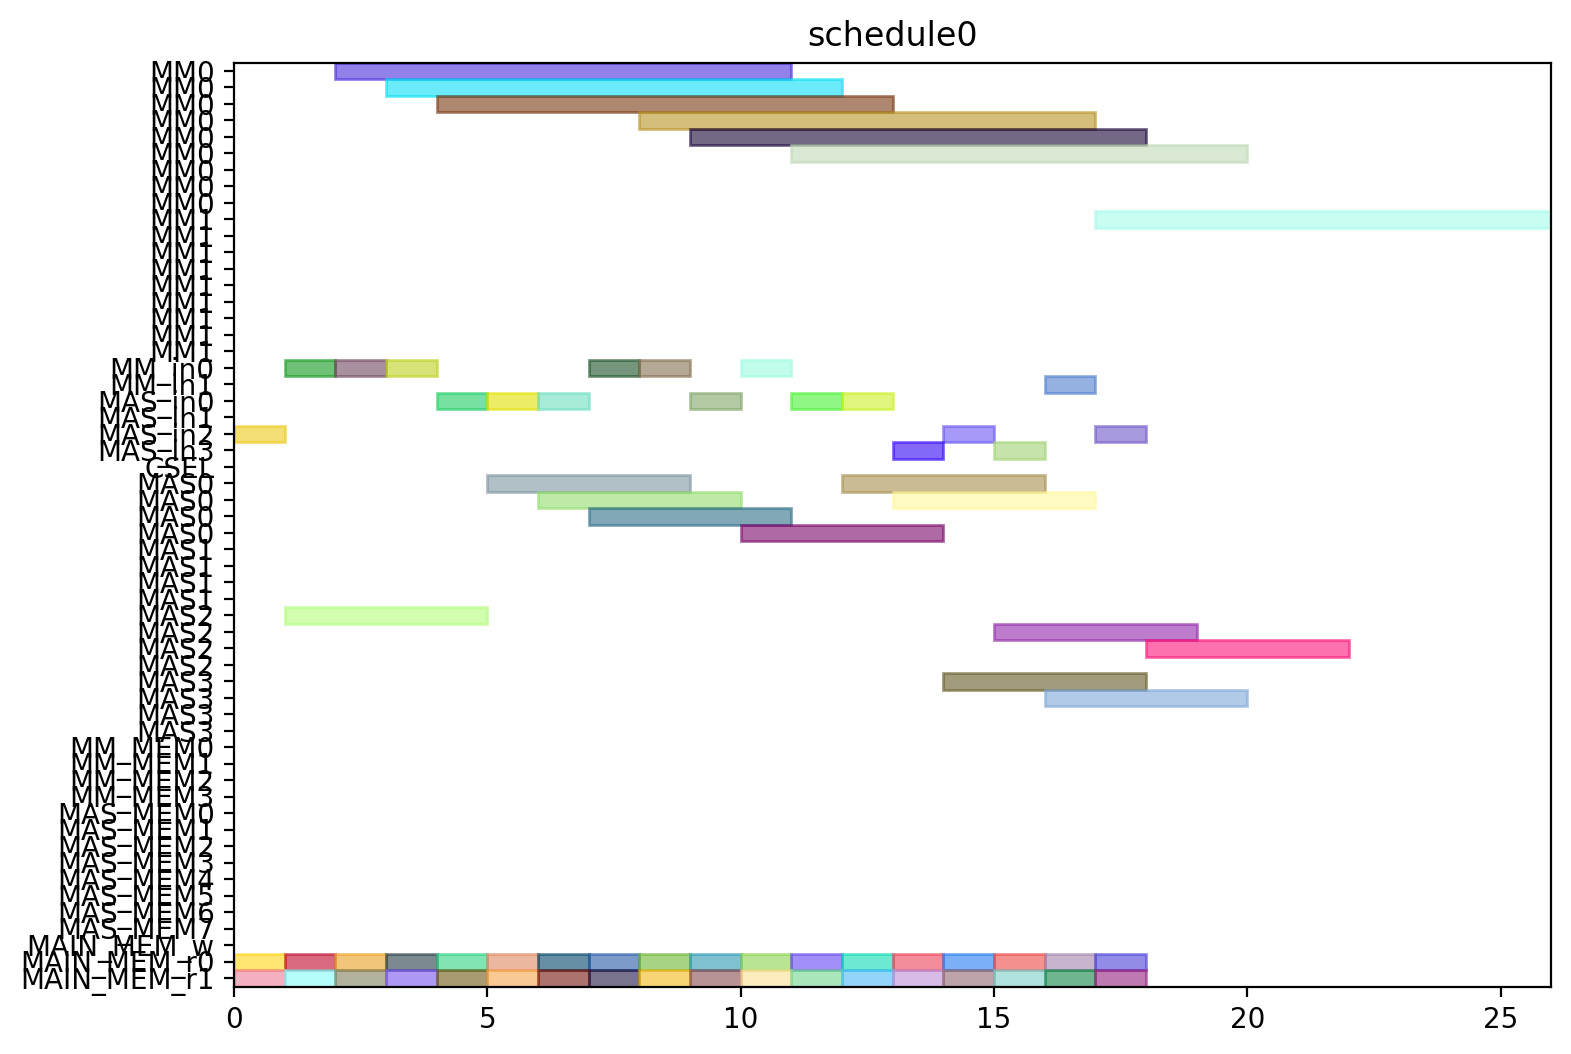

This chart was generated by the following Python code:
from pyschedule import Scenario, solvers, plotters, alt


def solve():
	horizon = 120
	S = Scenario("schedule0", horizon=horizon)

	# resource
	MM = S.Resources('MM', num=2, size=9)
	MM_in = S.Resources('MM_in', num=2)
	MAS_in = S.Resources('MAS_in', num=4)
	CSEL = S.Resource('CSEL')
	MAS = S.Resources('MAS', num=4, size=4, periods=range(1, horizon))
	MM_MEM = S.Resources('MM_MEM', num=4)
	MAS_MEM = S.Resources('MAS_MEM', num=8)
	MAIN_MEM_w = S.Resource('MAIN_MEM_w', size=1)
	MAIN_MEM_r = S.Resources('MAIN_MEM_r', num=2)

	# result of previous scheduling

	# new tasks
	t0_t0 = S.Task('t0_t0', length=4, delay_cost=1)
	t0_t0 += alt(MAS)
	t0_t0_in = S.Task('t0_t0_in', length=1, delay_cost=1)
	t0_t0_in += alt(MAS_in)
	S += t0_t0_in*MAS_in[0]<=t0_t0*MAS[0]

	S += t0_t0_in*MAS_in[1]<=t0_t0*MAS[1]

	S += t0_t0_in*MAS_in[2]<=t0_t0*MAS[2]

	S += t0_t0_in*MAS_in[3]<=t0_t0*MAS[3]

	t0_t0_mem0 = S.Task('t0_t0_mem0', length=1, delay_cost=1)
	t0_t0_mem0 += MAIN_MEM_r[0]
	S += t0_t0_mem0 <= t0_t0

	t0_t0_mem1 = S.Task('t0_t0_mem1', length=1, delay_cost=1)
	t0_t0_mem1 += MAIN_MEM_r[1]
	S += t0_t0_mem1 <= t0_t0

	t0_t1 = S.Task('t0_t1', length=4, delay_cost=1)
	t0_t1 += alt(MAS)
	t0_t1_in = S.Task('t0_t1_in', length=1, delay_cost=1)
	t0_t1_in += alt(MAS_in)
	S += t0_t1_in*MAS_in[0]<=t0_t1*MAS[0]

	S += t0_t1_in*MAS_in[1]<=t0_t1*MAS[1]

	S += t0_t1_in*MAS_in[2]<=t0_t1*MAS[2]

	S += t0_t1_in*MAS_in[3]<=t0_t1*MAS[3]

	t0_t1_mem0 = S.Task('t0_t1_mem0', length=1, delay_cost=1)
	t0_t1_mem0 += MAIN_MEM_r[0]
	S += t0_t1_mem0 <= t0_t1

	t0_t1_mem1 = S.Task('t0_t1_mem1', length=1, delay_cost=1)
	t0_t1_mem1 += MAIN_MEM_r[1]
	S += t0_t1_mem1 <= t0_t1

	t0_t3 = S.Task('t0_t3', length=9, delay_cost=1)
	t0_t3 += alt(MM)
	t0_t3_in = S.Task('t0_t3_in', length=1, delay_cost=1)
	t0_t3_in += alt(MM_in)
	S += t0_t3_in*MM_in[0]<=t0_t3*MM[0]
	S += t0_t3_in*MM_in[1]<=t0_t3*MM[1]
	t0_t3_mem0 = S.Task('t0_t3_mem0', length=1, delay_cost=1)
	t0_t3_mem0 += MAIN_MEM_r[0]
	S += t0_t3_mem0 <= t0_t3

	t0_t3_mem1 = S.Task('t0_t3_mem1', length=1, delay_cost=1)
	t0_t3_mem1 += MAIN_MEM_r[1]
	S += t0_t3_mem1 <= t0_t3

	t1_t0 = S.Task('t1_t0', length=4, delay_cost=1)
	t1_t0 += alt(MAS)
	t1_t0_in = S.Task('t1_t0_in', length=1, delay_cost=1)
	t1_t0_in += alt(MAS_in)
	S += t1_t0_in*MAS_in[0]<=t1_t0*MAS[0]

	S += t1_t0_in*MAS_in[1]<=t1_t0*MAS[1]

	S += t1_t0_in*MAS_in[2]<=t1_t0*MAS[2]

	S += t1_t0_in*MAS_in[3]<=t1_t0*MAS[3]

	t1_t0_mem0 = S.Task('t1_t0_mem0', length=1, delay_cost=1)
	t1_t0_mem0 += MAIN_MEM_r[0]
	S += t1_t0_mem0 <= t1_t0

	t1_t0_mem1 = S.Task('t1_t0_mem1', length=1, delay_cost=1)
	t1_t0_mem1 += MAIN_MEM_r[1]
	S += t1_t0_mem1 <= t1_t0

	t1_t1 = S.Task('t1_t1', length=4, delay_cost=1)
	t1_t1 += alt(MAS)
	t1_t1_in = S.Task('t1_t1_in', length=1, delay_cost=1)
	t1_t1_in += alt(MAS_in)
	S += t1_t1_in*MAS_in[0]<=t1_t1*MAS[0]

	S += t1_t1_in*MAS_in[1]<=t1_t1*MAS[1]

	S += t1_t1_in*MAS_in[2]<=t1_t1*MAS[2]

	S += t1_t1_in*MAS_in[3]<=t1_t1*MAS[3]

	t1_t1_mem0 = S.Task('t1_t1_mem0', length=1, delay_cost=1)
	t1_t1_mem0 += MAIN_MEM_r[0]
	S += t1_t1_mem0 <= t1_t1

	t1_t1_mem1 = S.Task('t1_t1_mem1', length=1, delay_cost=1)
	t1_t1_mem1 += MAIN_MEM_r[1]
	S += t1_t1_mem1 <= t1_t1

	t1_t3 = S.Task('t1_t3', length=9, delay_cost=1)
	t1_t3 += alt(MM)
	t1_t3_in = S.Task('t1_t3_in', length=1, delay_cost=1)
	t1_t3_in += alt(MM_in)
	S += t1_t3_in*MM_in[0]<=t1_t3*MM[0]
	S += t1_t3_in*MM_in[1]<=t1_t3*MM[1]
	t1_t3_mem0 = S.Task('t1_t3_mem0', length=1, delay_cost=1)
	t1_t3_mem0 += MAIN_MEM_r[0]
	S += t1_t3_mem0 <= t1_t3

	t1_t3_mem1 = S.Task('t1_t3_mem1', length=1, delay_cost=1)
	t1_t3_mem1 += MAIN_MEM_r[1]
	S += t1_t3_mem1 <= t1_t3

	t2_t2 = S.Task('t2_t2', length=4, delay_cost=1)
	t2_t2 += alt(MAS)
	t2_t2_in = S.Task('t2_t2_in', length=1, delay_cost=1)
	t2_t2_in += alt(MAS_in)
	S += t2_t2_in*MAS_in[0]<=t2_t2*MAS[0]

	S += t2_t2_in*MAS_in[1]<=t2_t2*MAS[1]

	S += t2_t2_in*MAS_in[2]<=t2_t2*MAS[2]

	S += t2_t2_in*MAS_in[3]<=t2_t2*MAS[3]

	t2_t2_mem0 = S.Task('t2_t2_mem0', length=1, delay_cost=1)
	t2_t2_mem0 += MAIN_MEM_r[0]
	S += t2_t2_mem0 <= t2_t2

	t2_t2_mem1 = S.Task('t2_t2_mem1', length=1, delay_cost=1)
	t2_t2_mem1 += MAIN_MEM_r[1]
	S += t2_t2_mem1 <= t2_t2

	t5_t0 = S.Task('t5_t0', length=9, delay_cost=1)
	t5_t0 += alt(MM)
	t5_t0_in = S.Task('t5_t0_in', length=1, delay_cost=1)
	t5_t0_in += alt(MM_in)
	S += t5_t0_in*MM_in[0]<=t5_t0*MM[0]
	S += t5_t0_in*MM_in[1]<=t5_t0*MM[1]
	t5_t0_mem0 = S.Task('t5_t0_mem0', length=1, delay_cost=1)
	t5_t0_mem0 += MAIN_MEM_r[0]
	S += t5_t0_mem0 <= t5_t0

	t5_t0_mem1 = S.Task('t5_t0_mem1', length=1, delay_cost=1)
	t5_t0_mem1 += MAIN_MEM_r[1]
	S += t5_t0_mem1 <= t5_t0

	t5_t1 = S.Task('t5_t1', length=9, delay_cost=1)
	t5_t1 += alt(MM)
	t5_t1_in = S.Task('t5_t1_in', length=1, delay_cost=1)
	t5_t1_in += alt(MM_in)
	S += t5_t1_in*MM_in[0]<=t5_t1*MM[0]
	S += t5_t1_in*MM_in[1]<=t5_t1*MM[1]
	t5_t1_mem0 = S.Task('t5_t1_mem0', length=1, delay_cost=1)
	t5_t1_mem0 += MAIN_MEM_r[0]
	S += t5_t1_mem0 <= t5_t1

	t5_t1_mem1 = S.Task('t5_t1_mem1', length=1, delay_cost=1)
	t5_t1_mem1 += MAIN_MEM_r[1]
	S += t5_t1_mem1 <= t5_t1

	t5_t2 = S.Task('t5_t2', length=4, delay_cost=1)
	t5_t2 += alt(MAS)
	t5_t2_in = S.Task('t5_t2_in', length=1, delay_cost=1)
	t5_t2_in += alt(MAS_in)
	S += t5_t2_in*MAS_in[0]<=t5_t2*MAS[0]

	S += t5_t2_in*MAS_in[1]<=t5_t2*MAS[1]

	S += t5_t2_in*MAS_in[2]<=t5_t2*MAS[2]

	S += t5_t2_in*MAS_in[3]<=t5_t2*MAS[3]

	t5_t2_mem0 = S.Task('t5_t2_mem0', length=1, delay_cost=1)
	t5_t2_mem0 += MAIN_MEM_r[0]
	S += t5_t2_mem0 <= t5_t2

	t5_t2_mem1 = S.Task('t5_t2_mem1', length=1, delay_cost=1)
	t5_t2_mem1 += MAIN_MEM_r[1]
	S += t5_t2_mem1 <= t5_t2

	t5_t3 = S.Task('t5_t3', length=4, delay_cost=1)
	t5_t3 += alt(MAS)
	t5_t3_in = S.Task('t5_t3_in', length=1, delay_cost=1)
	t5_t3_in += alt(MAS_in)
	S += t5_t3_in*MAS_in[0]<=t5_t3*MAS[0]

	S += t5_t3_in*MAS_in[1]<=t5_t3*MAS[1]

	S += t5_t3_in*MAS_in[2]<=t5_t3*MAS[2]

	S += t5_t3_in*MAS_in[3]<=t5_t3*MAS[3]

	t5_t3_mem0 = S.Task('t5_t3_mem0', length=1, delay_cost=1)
	t5_t3_mem0 += MAIN_MEM_r[0]
	S += t5_t3_mem0 <= t5_t3

	t5_t3_mem1 = S.Task('t5_t3_mem1', length=1, delay_cost=1)
	t5_t3_mem1 += MAIN_MEM_r[1]
	S += t5_t3_mem1 <= t5_t3

	t7_t0 = S.Task('t7_t0', length=4, delay_cost=1)
	t7_t0 += alt(MAS)
	t7_t0_in = S.Task('t7_t0_in', length=1, delay_cost=1)
	t7_t0_in += alt(MAS_in)
	S += t7_t0_in*MAS_in[0]<=t7_t0*MAS[0]

	S += t7_t0_in*MAS_in[1]<=t7_t0*MAS[1]

	S += t7_t0_in*MAS_in[2]<=t7_t0*MAS[2]

	S += t7_t0_in*MAS_in[3]<=t7_t0*MAS[3]

	t7_t0_mem0 = S.Task('t7_t0_mem0', length=1, delay_cost=1)
	t7_t0_mem0 += MAIN_MEM_r[0]
	S += t7_t0_mem0 <= t7_t0

	t7_t0_mem1 = S.Task('t7_t0_mem1', length=1, delay_cost=1)
	t7_t0_mem1 += MAIN_MEM_r[1]
	S += t7_t0_mem1 <= t7_t0

	t7_t1 = S.Task('t7_t1', length=4, delay_cost=1)
	t7_t1 += alt(MAS)
	t7_t1_in = S.Task('t7_t1_in', length=1, delay_cost=1)
	t7_t1_in += alt(MAS_in)
	S += t7_t1_in*MAS_in[0]<=t7_t1*MAS[0]

	S += t7_t1_in*MAS_in[1]<=t7_t1*MAS[1]

	S += t7_t1_in*MAS_in[2]<=t7_t1*MAS[2]

	S += t7_t1_in*MAS_in[3]<=t7_t1*MAS[3]

	t7_t1_mem0 = S.Task('t7_t1_mem0', length=1, delay_cost=1)
	t7_t1_mem0 += MAIN_MEM_r[0]
	S += t7_t1_mem0 <= t7_t1

	t7_t1_mem1 = S.Task('t7_t1_mem1', length=1, delay_cost=1)
	t7_t1_mem1 += MAIN_MEM_r[1]
	S += t7_t1_mem1 <= t7_t1

	t7_t3 = S.Task('t7_t3', length=9, delay_cost=1)
	t7_t3 += alt(MM)
	t7_t3_in = S.Task('t7_t3_in', length=1, delay_cost=1)
	t7_t3_in += alt(MM_in)
	S += t7_t3_in*MM_in[0]<=t7_t3*MM[0]
	S += t7_t3_in*MM_in[1]<=t7_t3*MM[1]
	t7_t3_mem0 = S.Task('t7_t3_mem0', length=1, delay_cost=1)
	t7_t3_mem0 += MAIN_MEM_r[0]
	S += t7_t3_mem0 <= t7_t3

	t7_t3_mem1 = S.Task('t7_t3_mem1', length=1, delay_cost=1)
	t7_t3_mem1 += MAIN_MEM_r[1]
	S += t7_t3_mem1 <= t7_t3

	t10_t0 = S.Task('t10_t0', length=9, delay_cost=1)
	t10_t0 += alt(MM)
	t10_t0_in = S.Task('t10_t0_in', length=1, delay_cost=1)
	t10_t0_in += alt(MM_in)
	S += t10_t0_in*MM_in[0]<=t10_t0*MM[0]
	S += t10_t0_in*MM_in[1]<=t10_t0*MM[1]
	t10_t0_mem0 = S.Task('t10_t0_mem0', length=1, delay_cost=1)
	t10_t0_mem0 += MAIN_MEM_r[0]
	S += t10_t0_mem0 <= t10_t0

	t10_t0_mem1 = S.Task('t10_t0_mem1', length=1, delay_cost=1)
	t10_t0_mem1 += MAIN_MEM_r[1]
	S += t10_t0_mem1 <= t10_t0

	t10_t1 = S.Task('t10_t1', length=9, delay_cost=1)
	t10_t1 += alt(MM)
	t10_t1_in = S.Task('t10_t1_in', length=1, delay_cost=1)
	t10_t1_in += alt(MM_in)
	S += t10_t1_in*MM_in[0]<=t10_t1*MM[0]
	S += t10_t1_in*MM_in[1]<=t10_t1*MM[1]
	t10_t1_mem0 = S.Task('t10_t1_mem0', length=1, delay_cost=1)
	t10_t1_mem0 += MAIN_MEM_r[0]
	S += t10_t1_mem0 <= t10_t1

	t10_t1_mem1 = S.Task('t10_t1_mem1', length=1, delay_cost=1)
	t10_t1_mem1 += MAIN_MEM_r[1]
	S += t10_t1_mem1 <= t10_t1

	t10_t2 = S.Task('t10_t2', length=4, delay_cost=1)
	t10_t2 += alt(MAS)
	t10_t2_in = S.Task('t10_t2_in', length=1, delay_cost=1)
	t10_t2_in += alt(MAS_in)
	S += t10_t2_in*MAS_in[0]<=t10_t2*MAS[0]

	S += t10_t2_in*MAS_in[1]<=t10_t2*MAS[1]

	S += t10_t2_in*MAS_in[2]<=t10_t2*MAS[2]

	S += t10_t2_in*MAS_in[3]<=t10_t2*MAS[3]

	t10_t2_mem0 = S.Task('t10_t2_mem0', length=1, delay_cost=1)
	t10_t2_mem0 += MAIN_MEM_r[0]
	S += t10_t2_mem0 <= t10_t2

	t10_t2_mem1 = S.Task('t10_t2_mem1', length=1, delay_cost=1)
	t10_t2_mem1 += MAIN_MEM_r[1]
	S += t10_t2_mem1 <= t10_t2

	t10_t3 = S.Task('t10_t3', length=4, delay_cost=1)
	t10_t3 += alt(MAS)
	t10_t3_in = S.Task('t10_t3_in', length=1, delay_cost=1)
	t10_t3_in += alt(MAS_in)
	S += t10_t3_in*MAS_in[0]<=t10_t3*MAS[0]

	S += t10_t3_in*MAS_in[1]<=t10_t3*MAS[1]

	S += t10_t3_in*MAS_in[2]<=t10_t3*MAS[2]

	S += t10_t3_in*MAS_in[3]<=t10_t3*MAS[3]

	t10_t3_mem0 = S.Task('t10_t3_mem0', length=1, delay_cost=1)
	t10_t3_mem0 += MAIN_MEM_r[0]
	S += t10_t3_mem0 <= t10_t3

	t10_t3_mem1 = S.Task('t10_t3_mem1', length=1, delay_cost=1)
	t10_t3_mem1 += MAIN_MEM_r[1]
	S += t10_t3_mem1 <= t10_t3

	solvers.mip.solve(S,msg=1,kind='CPLEX',ratio_gap=1.01)

	solution = [['hoge']*len(S.solution()[1]) for i in range(len(S.solution()))]
	for i in range(len(S.solution())):
		for j in range(len(S.solution()[i])):
			solution[i][j]=str(S.solution()[i][j])
	print(solution)

	cycles = int(solution[-1][3])

	pic_file_name = "/mnt/rose/usr1/fukuda/ABE/multiRAM_multiMAS_16mux/scheduling_result/stage9MM2_stage4MAS4/EP2_DBL_w_EVAL/schedule0.png"
	if(S.solution() != []):
		plotters.matplotlib.plot(S,img_filename=pic_file_name, show_task_labels=False, fig_size=(cycles*0.25+3, 6))

	return solution
